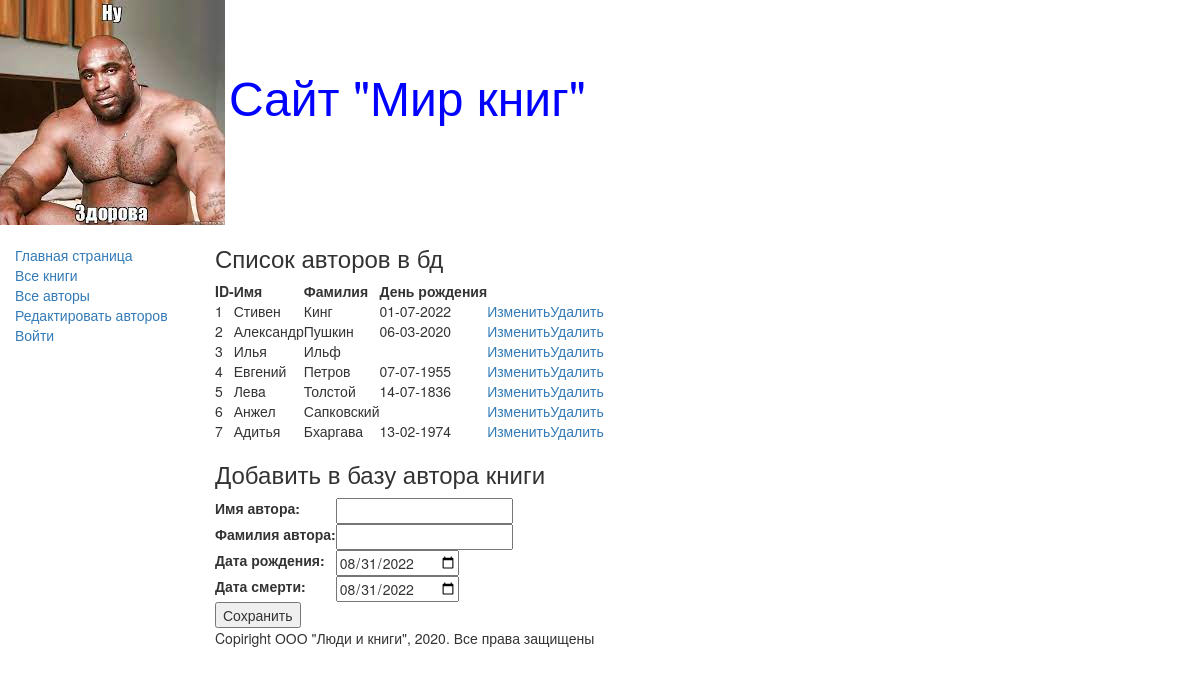
Page /authors_add/ on the committed database.
### catalog/models.py (models this page shows, shortened)
class Author(models.Model):
    first_name = models.CharField(max_length=100,
                                  help_text="Введите имя автора",
                                  verbose_name="Имя автора")
    last_name = models.CharField(max_length=100,
                                 help_text="Введите фамилию автора",
                                 verbose_name="Фамилия автора")
    date_of_birth = models.DateField(help_text="Введите дату рождения",
                                     verbose_name="Дата рождения",
                                     null=True, blank=True)
    date_of_death = models.DateField(help_text="Введите дату смерти",
                                     verbose_name="Дата смерти",
                                     null=True, blank=True)

### catalog/views.py (the view)
# urls.py: path('authors_add/', views.authors_add, name='authors_add'),
def authors_add(request):
    author = Author.objects.all()
    authorsform = AuthorsForm()
    return render(request, "catalog/authors_add.html",
                  {"form": authorsform, "author": author})

### catalog/forms.py
class AuthorsForm(forms.Form):
    first_name = forms.CharField(label="Имя автора")
    last_name = forms.CharField(label="Фамилия автора")
    date_of_birth = forms.DateField(label="Дата рождения",
                                    initial=format(date.today()),
                                    widget=forms.widgets.DateInput(attrs={'type': 'date'}))
    date_of_death = forms.DateField(label="Дата смерти",
                                    initial=format(date.today()),
                                    widget=forms.widgets.DateInput(attrs={'type': 'date'}))

### catalog/templates/catalog/authors_add.html (shortened to what this page needs)
{% extends "base_generic.html" %}
{% block content %}
<h3>Список авторов в бд</h3>
<table>
  <thead><th>ID-</th><th>Имя</th>
  <th>Фамилия</th><th>День рождения</th></thead>
  {% if author %}
    {% for author in author.all %}
      <tr>
        <td>{{author.id}}</td>
        <td>{{author.first_name}}</td>
        <td>{{author.last_name}}</td>
        <td>{{author.date_of_birth|date:'d-m-Y'}}</td>
        <td><a href="/edit1/{{author.id}}">Изменить</a></td>
        <td><a href="/delete/{{author.id}}">Удалить</a></td>
      </tr>
    {% endfor %}
  {% else %}
    <p>В базе нет авторов</p>
  {% endif %}
</table>
<h3> Добавить в базу автора книги</h3>
<form method="POST" action="/create/">
  <table>
    {{ form }}
  </table>
  <input type="submit" value="Сохранить">
</form>
{% endblock %}

### rows in the picture
Author: id "1", first_name "Стивен", last_name "Кинг", date_of_birth "01-07-2022"
Author: id "2", first_name "Александр", last_name "Пушкин", date_of_birth "06-03-2020"
Author: id "3", first_name "Илья", last_name "Ильф"
Author: id "4", first_name "Евгений", last_name "Петров", date_of_birth "07-07-1955"
Author: id "5", first_name "Левa", last_name "Толстой", date_of_birth "14-07-1836"
Author: id "6", first_name "Анжел", last_name "Сапковский"
Author: id "7", first_name "Адитья", last_name "Бхаргава", date_of_birth "13-02-1974"
